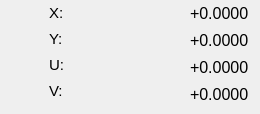
      <widget class="QWidget" name="mechanical_coordinate_4">
       <attribute name="title">
        <string>机械坐标</string>
       </attribute>
       <widget class="QLabel" name="label_179">
        <property name="geometry">
         <rect>
          <x>190</x>
          <y>3</y>
          <width>61</width>
          <height>21</height>
         </rect>
        </property>
        <property name="text">
         <string>&lt;html&gt;&lt;head/&gt;&lt;body&gt;&lt;p&gt;&lt;span style=&quot; font-size:12pt;&quot;&gt;+0.0000&lt;/span&gt;&lt;/p&gt;&lt;/body&gt;&lt;/html&gt;</string>
        </property>
       </widget>
       <widget class="QLabel" name="label_180">
        <property name="geometry">
         <rect>
          <x>190</x>
          <y>57</y>
          <width>61</width>
          <height>21</height>
         </rect>
        </property>
        <property name="text">
         <string>&lt;html&gt;&lt;head/&gt;&lt;body&gt;&lt;p&gt;&lt;span style=&quot; font-size:12pt;&quot;&gt;+0.0000&lt;/span&gt;&lt;/p&gt;&lt;/body&gt;&lt;/html&gt;</string>
        </property>
       </widget>
       <widget class="QLabel" name="label_181">
        <property name="geometry">
         <rect>
          <x>190</x>
          <y>30</y>
          <width>61</width>
          <height>21</height>
         </rect>
        </property>
        <property name="text">
         <string>&lt;html&gt;&lt;head/&gt;&lt;body&gt;&lt;p&gt;&lt;span style=&quot; font-size:12pt;&quot;&gt;+0.0000&lt;/span&gt;&lt;/p&gt;&lt;/body&gt;&lt;/html&gt;</string>
        </property>
       </widget>
       <widget class="QLabel" name="label_182">
        <property name="geometry">
         <rect>
          <x>190</x>
          <y>84</y>
          <width>61</width>
          <height>21</height>
         </rect>
        </property>
        <property name="text">
         <string>&lt;html&gt;&lt;head/&gt;&lt;body&gt;&lt;p&gt;&lt;span style=&quot; font-size:12pt;&quot;&gt;+0.0000&lt;/span&gt;&lt;/p&gt;&lt;/body&gt;&lt;/html&gt;</string>
        </property>
       </widget>
       <widget class="QLabel" name="label_183">
        <property name="geometry">
         <rect>
          <x>49</x>
          <y>3</y>
          <width>16</width>
          <height>20</height>
         </rect>
        </property>
        <property name="text">
         <string>&lt;html&gt;&lt;head/&gt;&lt;body&gt;&lt;p&gt;&lt;span style=&quot; font-size:11pt; color:#000000;&quot;&gt;X:&lt;/span&gt;&lt;/p&gt;&lt;/body&gt;&lt;/html&gt;</string>
        </property>
       </widget>
       <widget class="QLabel" name="label_184">
        <property name="geometry">
         <rect>
          <x>49</x>
          <y>29</y>
          <width>16</width>
          <height>20</height>
         </rect>
        </property>
        <property name="text">
         <string>&lt;html&gt;&lt;head/&gt;&lt;body&gt;&lt;p&gt;&lt;span style=&quot; font-size:11pt; color:#000000;&quot;&gt;Y:&lt;/span&gt;&lt;/p&gt;&lt;/body&gt;&lt;/html&gt;</string>
        </property>
       </widget>
       <widget class="QLabel" name="label_185">
        <property name="geometry">
         <rect>
          <x>49</x>
          <y>55</y>
          <width>16</width>
          <height>20</height>
         </rect>
        </property>
        <property name="text">
         <string>&lt;html&gt;&lt;head/&gt;&lt;body&gt;&lt;p&gt;&lt;span style=&quot; font-size:11pt; color:#000000;&quot;&gt;U:&lt;/span&gt;&lt;/p&gt;&lt;/body&gt;&lt;/html&gt;</string>
        </property>
       </widget>
       <widget class="QLabel" name="label_186">
        <property name="geometry">
         <rect>
          <x>49</x>
          <y>81</y>
          <width>16</width>
          <height>20</height>
         </rect>
        </property>
        <property name="text">
         <string>&lt;html&gt;&lt;head/&gt;&lt;body&gt;&lt;p&gt;&lt;span style=&quot; font-size:11pt; color:#000000;&quot;&gt;V:&lt;/span&gt;&lt;/p&gt;&lt;/body&gt;&lt;/html&gt;</string>
        </property>
       </widget>
      </widget>
